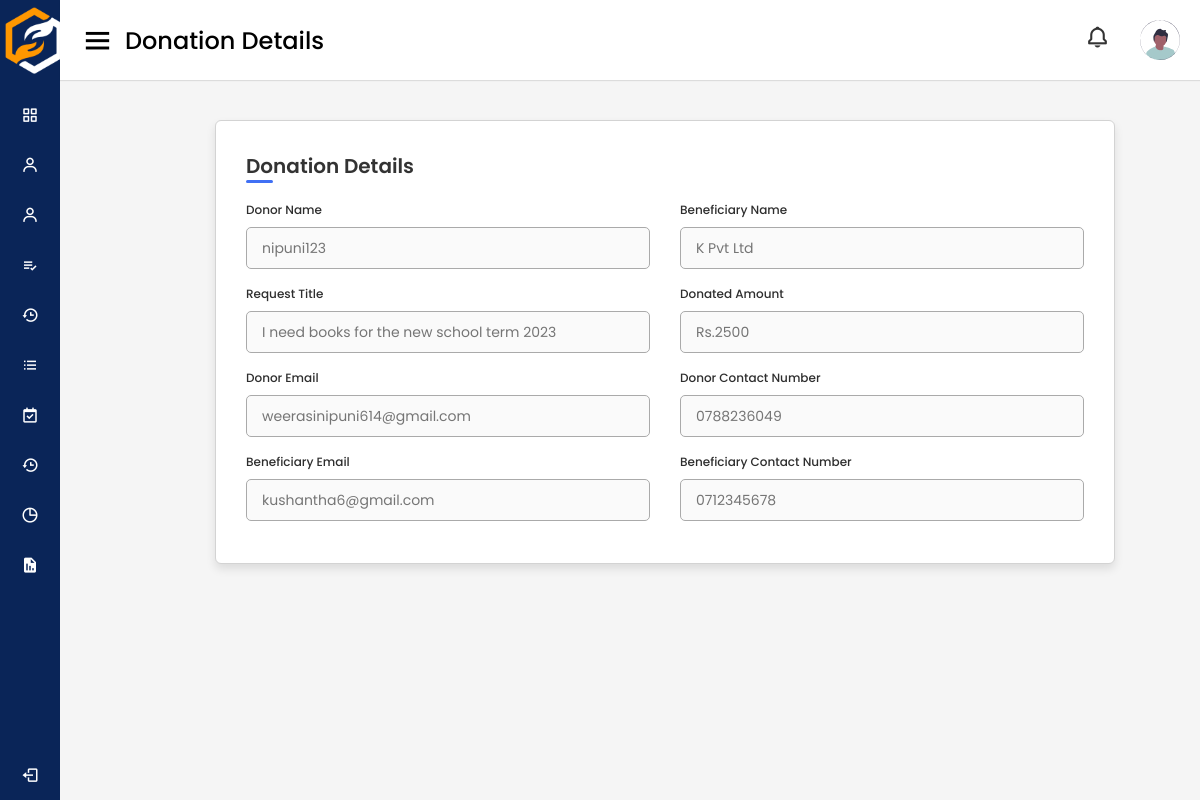
/adminPages/financialDonations/2 (signed in), run on the app's committed database.
### tables this page shows
CREATE TABLE `donation_history` (
  `id` int(11) NOT NULL,
  `time_stamp` date NOT NULL DEFAULT current_timestamp(),
  `date_of_completion` date NOT NULL,
  `status` int(1) NOT NULL,
  `category` int(11) NOT NULL,
  `quantity` int(11) NOT NULL,
  `amount` int(11) NOT NULL,
  `type` int(11) NOT NULL,
  `don_id` int(11) NOT NULL,
  `req_id` int(11) NOT NULL
);

CREATE TABLE `donation_req` (
  `id` int(11) NOT NULL,
  `request_title` varchar(255) NOT NULL,
  `name` varchar(255) NOT NULL,
  `NIC` varchar(255) NOT NULL,
  `description` varchar(255) NOT NULL,
  `contact` int(10) NOT NULL,
  `zipcode` varchar(255) NOT NULL,
  `cat_id` int(11) NOT NULL,
  `status` int(11) NOT NULL,
  `published_date` date NOT NULL,
  `due_date` date NOT NULL,
  `req_type` int(11) NOT NULL,
  `user_id` int(11) NOT NULL,
  `proof_document` varchar(255) NOT NULL,
  `thumbnail` varchar(255) NOT NULL,
  `rejection_note` varchar(255) NOT NULL,
  `rejected_date` date NOT NULL,
  `completed_date` date NOT NULL
);

CREATE TABLE `reg_user` (
  `id` int(11) NOT NULL,
  `email` varchar(255) NOT NULL,
  `password` varchar(255) NOT NULL,
  `user_type` int(11) NOT NULL,
  `prof_img` varchar(255) NOT NULL,
  `tp_number` varchar(10) NOT NULL,
  `otp_code` int(11) NOT NULL,
  `otp_verify` int(11) NOT NULL,
  `verification_status` int(11) NOT NULL,
  `rejection_note` varchar(255) NOT NULL,
  `password_reset_hash` varchar(255) NOT NULL,
  `password_reset_expiry` int(11) NOT NULL,
  `backup` varchar(255) NOT NULL
);

### app/controllers/AdminPages.php (called while the page is built, shortened)
<?php
class AdminPages extends Controller
{
    public function __construct()
    {
        $this->adminPageModel = $this->model('AdminPage');
    }
    public function financialDonations($id)
    {
        $donationDetails = $this->adminPageModel->getFinancialDonationDetails($id);
        $data = [
            'donationDetails' => $donationDetails
        ];
        $this->view('users/admin/finDonDetails', $data);
    }
}

### app/libraries/Core.php (called while the page is built, shortened)
<?php
  class Core {
    protected $currentMethod = 'index';
    public function __construct(){
      $url = $this->getUrl();
      if(file_exists('../app/controllers/' . ucwords($url[0] ?? ''). '.php')){
        unset($url[0]);
      }
      $this->currentController = new $this->currentController;
      if(isset($url[1])){
        if(method_exists($this->currentController, $url[1])){
          $this->currentMethod = $url[1];
          unset($url[1]);
        }
      }
      $this->params = $url ? array_values($url) : [];
      call_user_func_array([$this->currentController, $this->currentMethod], $this->params);
    }
      public function getUrl(){
      if(isset($_GET['url'])){
        $url = rtrim($_GET['url'], '/');
        $url = filter_var($url, FILTER_SANITIZE_URL);
        $url = explode('/', $url);
        return $url;
      }
    }
  }

### public/index.php (called while the page is built, shortened)
<?php
    $init = new Core;

### app/libraries/Database.php (called while the page is built, shortened)
<?php
class Database
{
    private $host = DB_HOST;
    private $user = DB_USER;
    private $pass = DB_PASS;
    private $dbname = DB_NAME;
    private $dbh;
    private $stmt;
    public function __construct()
    {
        $dsn = 'mysql:host=' . $this->host . ';dbname=' . $this->dbname;
        $options = array(
            PDO::ATTR_PERSISTENT => true,
            PDO::ATTR_ERRMODE => PDO::ERRMODE_EXCEPTION
        );
        try {
            $this->dbh = new PDO($dsn, $this->user, $this->pass, $options);
        } catch (PDOException $e) {
            $this->error = $e->getMessage();
            echo $this->error;
        }
    }
    public function query($sql)
    {
        $this->stmt = $this->dbh->prepare($sql);
    }
    public function bind($param, $value, $type = null)
    {
        if (is_null($type)) {
            switch (true) {
                default:
                    $type = PDO::PARAM_STR;
            }
        }
        $this->stmt->bindValue($param, $value, $type);
    }
    public function resultSet()
    {
        $this->execute();
        return $this->stmt->fetchAll(PDO::FETCH_OBJ);
    }
    public function execute()
    {
        return $this->stmt->execute();
    }
}

### app/models/AdminPage.php (called while the page is built, shortened)
<?php
class AdminPage
{
    private $db;
    public function __construct()
    {
        $this->db = new Database;
    }
    public function getFinancialDonationDetails($id)
    {
        $this->db->query('SELECT IF(ru.user_type = 2, ind_don.f_name, corp_don.comp_name) AS donor_name, IF(rq.user_type = 4, ind_ben.f_name, org_ben.org_name) AS beneficiary_name, dr.request_title, dh.amount, ru.email AS donor_email, ru.tp_number AS donor_tp_number, rq.email AS beneficiary_email, rq.tp_number AS beneficiary_tp_number FROM donation_history dh INNER JOIN donation_req dr ON dh.req_id = dr.id INNER JOIN reg_user ru ON dh.don_id = ru.id INNER JOIN reg_user rq ON dr.user_id = rq.id LEFT JOIN ind_don ON ru.id = ind_don.user_id AND ru.user_type = 2 LEFT JOIN corp_don ON ru.id = corp_don.user_id AND ru.user_type = 3 LEFT JOIN ind_ben ON dr.user_id = ind_ben.user_id AND rq.user_type = 4 LEFT JOIN org_ben ON dr.user_id = org_ben.user_id AND rq.user_type = 5 WHERE dh.type = 0 AND dh.id = :id');
        $this->db->bind(':id', $id);
        $results = $this->db->resultSet();
        return $results;
    }
}

### app/views/users/admin/finDonDetails.php (the view, shortened to what this page needs)
<!DOCTYPE html>
<html lang="en" dir="ltr">
<head>
    <link rel="stylesheet" href="<?php echo URLROOT; ?>/css/style_dashboard.css"/>
    <link rel="stylesheet" href="<?php echo URLROOT; ?>/css/donation_details.css"/>
    <link href="https://unpkg.com/boxicons@2.0.7/css/boxicons.min.css" rel="stylesheet"/>
</head>
<body>
<?php require APPROOT . '/views/inc/side_navbar.php'; ?>
<section class="home-section">
    <nav>
        <div class="sidebar-button">
            <i class="bx bx-menu sidebarBtn"></i>
            <span class="dashboard">Donation Details</span>
        </div>
        <div class="profile-details">
            <div class="notification">
                <i class="bx bx-bell bx-tada notification"></i>
            </div>
            <img src="<?php echo URLROOT; ?>/img/profile_pic.svg" alt=""/>
        </div>
    </nav>
    <main>
        <div class="container">
            <header>Donation Details</header>
            <form action="">
                <?php foreach ($data['donationDetails'] as $donationData): ?>
                <div class="formfirst">
                    <div class="details personal">
                        <div class="fields">
                            <div class="input-field">
                                <label>Donor Name</label>
                                <input type="text" disabled placeholder="<?php echo $donationData->donor_name; ?>">
                            </div>
                            <div class="input-field">
                                <label>Beneficiary Name</label>
                                <input type="text" disabled
                                       placeholder="<?php echo $donationData->beneficiary_name; ?>">
                            </div>
                            <div class="input-field">
                                <label>Request Title</label>
                                <input type="text" disabled placeholder="<?php echo $donationData->request_title; ?>">
                            </div>
                            <div class="input-field">
                                <label>Donated Amount</label>
                                <input type="text" disabled placeholder="Rs.<?php echo $donationData->amount; ?>">
                            </div>
                            <div class="input-field">
                                <label>Donor Email</label>
                                <input type="text" disabled placeholder="<?php echo $donationData->donor_email; ?>">
                            </div>
                            <div class="input-field">
                                <label>Donor Contact Number</label>
                                <input type="number" disabled
                                       placeholder="<?php echo $donationData->donor_tp_number; ?>">
                            </div>
                            <div class="input-field">
                                <label>Beneficiary Email</label>
                                <input type="text" disabled
                                       placeholder="<?php echo $donationData->beneficiary_email; ?>">
                            </div>
                            <div class="input-field">
                                <label>Beneficiary Contact Number</label>
                                <input type="number" disabled
                                       placeholder="<?php echo $donationData->beneficiary_tp_number; ?>">
                            </div>
                        </div>
                    </div>
                    <?php endforeach; ?>
                </div>
            </form>
        </div>
    </main>
</section>
</body>
</html>

### public/css/style_dashboard.css (style rules this page uses)
* { margin: 0; padding: 0; box-sizing: border-box; font-family: 'Poppins', sans-serif; }
.home-section { position: relative; background: #f5f5f5; min-height: 100vh; width: calc(100% - 240px); left: 240px; transition: all 0.5s ease; }
.home-section nav { display: flex; justify-content: space-between; height: 80px; background: #fff; display: flex; align-items: center; position: fixed; width: calc(100% - 240px); left: 240px; z-index: 100; padding: 0 20px; box-shadow: 0 1px 1px rgba(0, 0, 0, 0.1); transition: all 0.5s ease; }
.home-section nav .sidebar-button { display: flex; align-items: center; font-size: 24px; font-weight: 500; }
nav .sidebar-button i { font-size: 35px; margin-right: 10px; }
.home-section nav .profile-details { display: flex; align-items: center; padding: 0 auto; }
.profile-details i { padding: 0px 30px; }
nav .profile-details img { height: 40px; width: 40px; border-radius: 6px; object-fit: cover; }
nav .profile-details i { font-size: 25px; color: #333; }
.bx-bell { padding: 10px 10px; }
.container { background-color: #e2e0e0; padding: 10px; border: 1px solid lightgrey; border-radius: 3px; width: 33%; }
@media (max-width: 1240px) { .home-section { width: calc(100% - 60px); left: 60px; } }
@media (max-width: 1240px) { .home-section nav { width: calc(100% - 60px); left: 60px; } }

### public/css/donation_details.css (style rules this page uses)
:root { --color-white: #fff; --color-info-dark: #7d8da1; --color-info-light: #dce1eb; --color-dark: #363949; --color-light: rgba(132, 139, 200, 0.18); --color-primary-varient: #111e88; --color-background: #f6f6f9; --card-border-radius: 2rem; --border-radius-1: 0.4rem; --border-radius-2: 0.8rem; --border-radius-3: 1.2rem; --card-padding: 1.8rem; --padding-1: 1.2rem; --box-shadow: 0 2rem 3rem var(--color-light); --dark-blue: #111e88; }
main { padding-top: 120px; padding-left: 120px; padding-right: 50px; }
* { margin: 0; padding: 0; box-sizing: border-box; font-family: 'Poppins', sans-serif; }
.container { position: relative; max-width: 900px; width: 100%; border-radius: 6px; padding: 30px; margin: 0 auto; background-color: #fff; box-shadow: 0 5px 10px rgba(0, 0, 0, 0.1); }
.container header { position: relative; font-size: 20px; font-weight: 600; color: #333; }
.container header::before { content: ""; position: absolute; left: 0; bottom: -2px; height: 3px; width: 27px; border-radius: 8px; background-color: #4070f4; }
.container form { position: relative; margin-top: 16px; background-color: #fff; overflow: hidden; }
.container form .fields { display: flex; align-items: center; justify-content: space-between; flex-wrap: wrap; }
form .fields .input-field { display: flex; width: calc(100% / 2 - 15px); flex-direction: column; margin: 4px 0; }
.input-field label { font-size: 12px; font-weight: 500; color: #2e2e2e; }
.input-field input, select { outline: none; font-size: 14px; font-weight: 400; color: #333; border-radius: 5px; border: 1px solid #aaa; padding: 0 15px; height: 42px; margin: 8px 0; }
.input-field select, .input-field input, .input-field textarea[type="date"] { color: #707070; }
.home-section { position: relative; background: #f5f5f5; min-height: 100vh; width: calc(100% - 240px); left: 240px; transition: all 0.5s ease; }
.home-section nav { display: flex; justify-content: space-between; height: 80px; background: #fff; display: flex; align-items: center; position: fixed; width: calc(100% - 240px); left: 240px; z-index: 100; padding: 0 20px; box-shadow: 0 1px 1px rgba(0, 0, 0, 0.1); transition: all 0.5s ease; }
.home-section nav .sidebar-button { display: flex; align-items: center; font-size: 24px; font-weight: 500; }
nav .sidebar-button i { font-size: 35px; margin-right: 10px; }
.home-section nav .profile-details { display: flex; align-items: center; padding: 0 auto; }
.profile-details i { padding: 0px 30px; }
nav .profile-details img { height: 40px; width: 40px; border-radius: 6px; object-fit: cover; }
nav .profile-details i { font-size: 25px; color: #333; }
.bx-bell { padding: 10px 10px; }
@media (max-width: 1240px) { .home-section { width: calc(100% - 60px); left: 60px; } }
@media (max-width: 1240px) { .home-section nav { width: calc(100% - 60px); left: 60px; } }

### data on the page
donation_history: value "nipuni123", value "K Pvt Ltd", request_title "I need books for the new school term 2023", amount "Rs.2500", email "weerasinipuni614@gmail.com", tp_number "0788236049", email "kushantha6@gmail.com", tp_number "0712345678"
